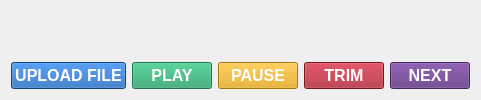
            <widget class="QWidget" name="page_6">
             <layout class="QGridLayout" name="gridLayout_26">
              <item row="0" column="0" colspan="5">
               <widget class="QWidget" name="widget_16" native="true"/>
              </item>
              <item row="1" column="0">
               <widget class="QPushButton" name="pushButton_26">
                <property name="font">
                 <font>
                  <pointsize>12</pointsize>
                  <weight>75</weight>
                  <bold>true</bold>
                 </font>
                </property>
                <property name="styleSheet">
                 <string notr="true">color: rgb(255, 255, 255);
background-color: rgb(26, 95, 180);</string>
                </property>
                <property name="text">
                 <string>UPLOAD FILE</string>
                </property>
               </widget>
              </item>
              <item row="1" column="1">
               <widget class="QPushButton" name="pushButton_27">
                <property name="font">
                 <font>
                  <pointsize>12</pointsize>
                  <weight>75</weight>
                  <bold>true</bold>
                 </font>
                </property>
                <property name="styleSheet">
                 <string notr="true">color: rgb(255, 255, 255);
background-color: rgb(38, 162, 105);</string>
                </property>
                <property name="text">
                 <string>PLAY</string>
                </property>
               </widget>
              </item>
              <item row="1" column="2">
               <widget class="QPushButton" name="pushButton_28">
                <property name="font">
                 <font>
                  <pointsize>12</pointsize>
                  <weight>75</weight>
                  <bold>true</bold>
                 </font>
                </property>
                <property name="styleSheet">
                 <string notr="true">color: rgb(255, 255, 255);
background-color: rgb(229, 165, 10);</string>
                </property>
                <property name="text">
                 <string>PAUSE</string>
                </property>
               </widget>
              </item>
              <item row="1" column="3">
               <widget class="QPushButton" name="pushButton_29">
                <property name="font">
                 <font>
                  <pointsize>12</pointsize>
                  <weight>75</weight>
                  <bold>true</bold>
                 </font>
                </property>
                <property name="styleSheet">
                 <string notr="true">color: rgb(255, 255, 255);
background-color: rgb(165, 29, 45);</string>
                </property>
                <property name="text">
                 <string>TRIM</string>
                </property>
               </widget>
              </item>
              <item row="1" column="4">
               <widget class="QPushButton" name="pushButton_30">
                <property name="font">
                 <font>
                  <pointsize>12</pointsize>
                  <weight>75</weight>
                  <bold>true</bold>
                 </font>
                </property>
                <property name="styleSheet">
                 <string notr="true">background-color: rgb(97, 53, 131);
color: rgb(255, 255, 255);</string>
                </property>
                <property name="text">
                 <string>NEXT</string>
                </property>
               </widget>
              </item>
             </layout>
            </widget>
